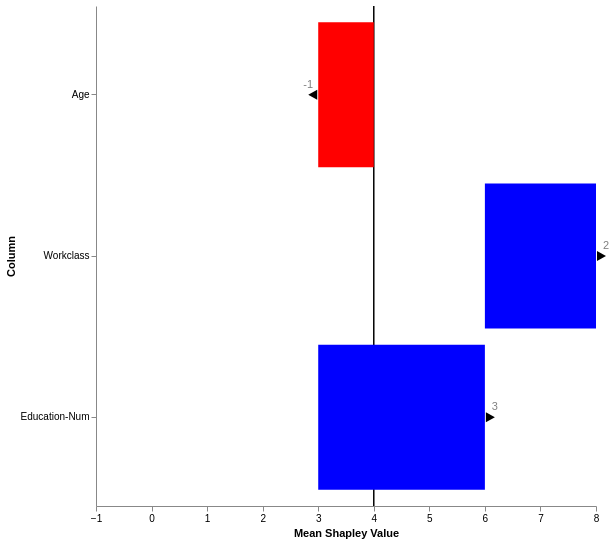

Vega-Lite specification for this chart:
### Vega specification from a JSON file in a GitHub repository (floating-point values rounded to 4 significant figures)
{"$schema": "https://vega.github.io/schema/vega/v5.json", "description": "Mean Shapley Values Bar Plot with Accumulated Bars.", "width": 500, "height": 500, "padding": 5, "data": [{"name": "expected_value", "values": [{"Column": "expected_value", "Mean Shapley Value": 4}]}, {"name": "table", "values": [{"Column": "Age", "Mean Shapley Value": -1, "expected_value": 4}, {"Column": "Workclass", "Mean Shapley Value": 2, "expected_value": 4}, {"Column": "Education-Num", "Mean Shapley Value": 3, "expected_value": 4}], "transform": [{"type": "formula", "expr": "round(datum['Mean Shapley Value'] * 100) / 100", "as": "Rounded Mean Shapley Value"}, {"type": "window", "sort": {"field": "Column"}, "ops": ["sum"], "fields": ["Rounded Mean Shapley Value"], "as": ["cumulative_sum"], "frame": [null, 0]}, {"type": "formula", "expr": "datum.cumulative_sum - datum['Rounded Mean Shapley Value'] + datum.expected_value", "as": "cumulative_sum_with_expected_value"}, {"type": "formula", "expr": "datum.cumulative_sum + datum.expected_value", "as": "end"}]}], "scales": [{"name": "yscale", "type": "band", "domain": {"data": "table", "field": "Column"}, "range": "height", "padding": 0.1}, {"name": "xscale", "type": "linear", "domain": {"data": "table", "fields": ["start", "cumulative_sum", "end", "cumulative_sum_with_expected_value"]}, "range": "width", "nice": true, "zero": true}], "axes": [{"orient": "left", "scale": "yscale", "title": "Column"}, {"orient": "bottom", "scale": "xscale", "title": "Mean Shapley Value"}], "marks": [{"type": "rule", "encode": {"enter": {"x": {"scale": "xscale", "signal": "4"}, "y": {"value": 0}, "y2": {"signal": "height"}, "strokeWidth": {"value": 1.5}, "stroke": {"value": "black"}}}}, {"type": "rect", "from": {"data": "table"}, "encode": {"enter": {"y": {"scale": "yscale", "field": "Column"}, "height": {"scale": "yscale", "band": 1}, "x": {"scale": "xscale", "field": "cumulative_sum_with_expected_value"}, "x2": {"scale": "xscale", "field": "end"}}, "update": {"fill": [{"test": "datum['Rounded Mean Shapley Value'] < 0", "value": "red"}, {"test": "datum['Rounded Mean Shapley Value'] >= 0", "value": "blue"}]}, "hover": {"fill": {"value": "lightgrey"}}}}, {"type": "text", "from": {"data": "table"}, "encode": {"enter": {"y": {"scale": "yscale", "field": "Column", "band": 0.5, "offset": {"signal": "-10"}}, "x": {"scale": "xscale", "signal": "datum.end", "offset": {"signal": "datum['Rounded Mean Shapley Value'] < 0 ? -10 : 10"}}, "align": {"value": "center"}, "baseline": {"value": "middle"}, "text": {"field": "Rounded Mean Shapley Value"}, "fill": {"value": "grey"}}}}, {"type": "path", "from": {"data": "table"}, "encode": {"enter": {"y": {"scale": "yscale", "field": "Column", "band": 0.5}, "x": {"scale": "xscale", "field": "end"}, "path": {"signal": "datum['Rounded Mean Shapley Value'] < 0 ? 'M-1,-5 L-1,5 L-10,0 Z' : 'M1,-5 L1,5 L10,0 Z'"}, "fill": {"value": "black"}}}}]}
